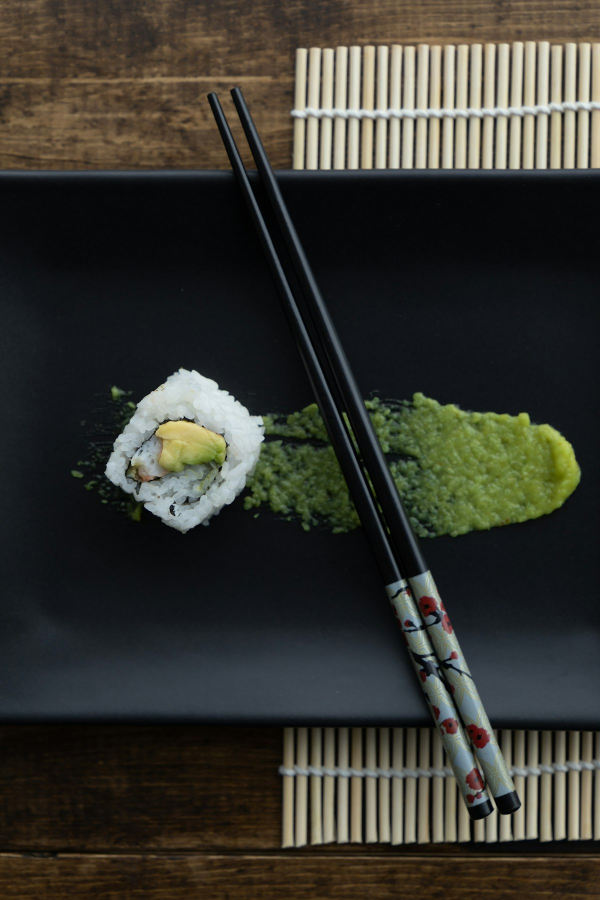
#> input picture sushi/assets/img/avocado-maki.jpg, 1200 x 1800 px (shown at 1/2 size); its folder holds only this picture in this run
$ python make-art.py
#> lines starting #> are read from the running program, lines starting #| are printed output that depends on the picture
#> in auto_cutout, im is the input picture: PIL image 1200x1800 RGB; mean R, G, B 54.7, 54.4, 47.3
"""Generate the composited art assets for the sushi app.

Two jobs:
  1. Cut EVERY dish photograph out of its background with a soft, subject-
     centred falloff and settle its colour onto the washi, so a photo dissolves
     into the paper instead of sitting on it as a rectangle. This runs over
     `assets/img/*.jpg` automatically — drop a new photo in, re-run, done.
  2. Synthesise the sumi-e furniture — paper grain and the dry-brush ink
     strokes — from value noise, which reads far more like real ink than any
     smooth vector path would.

Usage:
    python3 -m venv .venv && .venv/bin/pip install numpy pillow
    .venv/bin/python tools/make-art.py

Stop the Metro dev server first: it watches `assets/` and will read a PNG
mid-write, then cache `Error: Empty file` against it until restarted.
"""

import glob
import os

import numpy as np
from PIL import Image, ImageFilter

ROOT = os.path.dirname(os.path.dirname(os.path.abspath(__file__)))
OUT = os.path.join(ROOT, "assets", "img")
CUT = os.path.join(OUT, "cut")
MANIFEST = os.path.join(ROOT, "data", "images.ts")

# The washi the cut-outs land on. Edges are graded towards this, which is what
# stops a dark photograph leaving a grey bruise as it fades.
PAPER = np.array([0xE6, 0xDF, 0xD1], np.float32)

RNG = np.random.default_rng(7)


def smoothstep(a, b, x):
    t = np.clip((x - a) / (b - a), 0.0, 1.0)
    return t * t * (3.0 - 2.0 * t)


def value_noise(h, w, octaves=6, base=4, gain=0.55):
    """Fractal value noise in [0, 1]."""
    total = np.zeros((h, w), np.float32)
    amp, norm = 1.0, 0.0
    for o in range(octaves):
        res = base * 2**o
        grid = RNG.random((res + 1, res + 1)).astype(np.float32)
        layer = np.asarray(
            Image.fromarray((grid * 255).astype(np.uint8)).resize((w, h), Image.BICUBIC),
            np.float32,
        ) / 255.0
        total += layer * amp
        norm += amp
        amp *= gain
    return total / norm


def elliptical_alpha(h, w, cx, cy, rx, ry, inner=0.45, rot=0.0):
    """Soft-edged ellipse mask, `inner`..1 of the radius is the falloff band."""
    ys, xs = np.mgrid[0:h, 0:w].astype(np.float32)
    nx = (xs - cx * w) / (rx * w)
    ny = (ys - cy * h) / (ry * h)
    if rot:
        c, s = np.cos(rot), np.sin(rot)
        nx, ny = nx * c - ny * s, nx * s + ny * c
    d = np.sqrt(nx**2 + ny**2)
    return 1.0 - smoothstep(inner, 1.0, d)


def subject_box(im, probe=192):
    """Locate the food in a photo and return (cx, cy, rx, ry) in 0..1 units.

    No model involved. Two cheap cues agree on where a plated dish is:
    distance from the backdrop colour (sampled from the frame's border), and
    local detail — food is textured, studio backdrops are smooth. Their product
    is blurred into a saliency field, and the ellipse is that field's weighted
    centroid and spread.

    This exists so the falloff is centred on the dish rather than on the middle
    of the frame. A fixed centred ellipse crops the subject off any photo that
    isn't perfectly composed, which is most of them.
    """
#> called with probe = 192
    small = im.convert("RGB").resize((probe, probe), Image.BILINEAR)
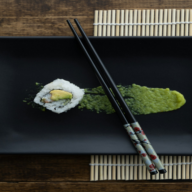
#> small: PIL image 192x192 RGB; mean R, G, B 54.7, 54.4, 47.3
    px = np.asarray(small, np.float32) / 255.0
    h = w = probe

    # Backdrop colour: median of a border band, which is nearly always backdrop.
    band = max(4, probe // 16)
    edge = np.concatenate(
        [
            px[:band].reshape(-1, 3),
            px[-band:].reshape(-1, 3),
            px[:, :band].reshape(-1, 3),
            px[:, -band:].reshape(-1, 3),
        ]
    )
    backdrop = np.median(edge, axis=0)
#> backdrop = [0.208, 0.157, 0.122]

    dist = np.sqrt(((px - backdrop) ** 2).sum(axis=2) / 3.0)

    grey = px.mean(axis=2)
    blurred = np.asarray(
        Image.fromarray((grey * 255).astype(np.uint8)).filter(ImageFilter.GaussianBlur(2.5)),
        np.float32,
    ) / 255.0
    detail = np.abs(grey - blurred)

    def norm(x):
        lo, hi = np.percentile(x, 2), np.percentile(x, 98)
#> lo = 0.0301; hi = 0.617
        return np.clip((x - lo) / max(hi - lo, 1e-5), 0, 1)
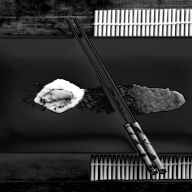
#> returned value: shape (192, 192) float32; min 0, max 1, mean 0.206

    sal = 0.62 * norm(dist) + 0.38 * norm(detail)
    sal = np.asarray(
        Image.fromarray((sal * 255).astype(np.uint8)).filter(
            ImageFilter.GaussianBlur(probe * 0.045)
        ),
        np.float32,
    ) / 255.0

    # Keep only the confident half, so the spread describes the dish and not a
    # gradient in the backdrop.
    sal = np.clip(sal - np.percentile(sal, 55), 0, None)
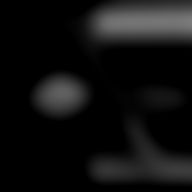
#> sal: shape (192, 192) float32; min 0, max 0.478, mean 0.0655
    total = sal.sum()
#> total = 2414.6
    if total < 1e-4:
        return 0.5, 0.5, 0.46, 0.46

    ys, xs = np.mgrid[0:h, 0:w].astype(np.float32)
    cx = float((sal * xs).sum() / total) / w
#> cx = 0.667
    cy = float((sal * ys).sum() / total) / h
#> cy = 0.361
    sx = float(np.sqrt((sal * (xs / w - cx) ** 2).sum() / total))
#> sx = 0.216
    sy = float(np.sqrt((sal * (ys / h - cy) ** 2).sum() / total))
#> sy = 0.307

    # 2.2 standard deviations covers the dish with room for its shadow. The
    # clamps stop a very flat or very peaked saliency field from producing a
    # mask that either swallows the frame or shrink-wraps one highlight.
    return (
        min(max(cx, 0.34), 0.66),
        min(max(cy, 0.34), 0.66),
        min(max(2.2 * sx, 0.34), 0.56),
        min(max(2.2 * sy, 0.34), 0.56),
    )


def auto_cutout(src, dst, width=1000, inner=0.52, ragged=0.12, settle=0.72):
    """Feather a photograph onto the washi and write a transparent PNG.

    Three things happen, and all three are needed before a photo stops reading
    as a pasted rectangle:

      * the falloff is an ellipse placed by `subject_box`, so the dish stays
        sharp and only its surroundings dissolve;
      * the edge is roughened with low-frequency noise, so it ends like a wash
        rather than on a perfect oval;
      * the colour is graded towards the paper as the alpha drops (`settle`).
        Without this a dark photo fades through grey and leaves a bruise on the
        cream — the fade has to lose its colour as well as its opacity.
    """
    im = Image.open(os.path.join(OUT, src)).convert("RGB")
    cx, cy, rx, ry = subject_box(im)
#> cx = 0.66; cy = 0.361; rx = 0.476; ry = 0.56

    scale = width / im.width
    im = im.resize((width, max(1, round(im.height * scale))), Image.LANCZOS)
#> im: PIL image 1000x1500 RGB
    w, h = im.size

    a = elliptical_alpha(h, w, cx, cy, rx, ry, inner)
    if ragged:
        n = value_noise(h, w, octaves=4, base=3)
        a = np.clip(a * (1.0 - ragged + ragged * 2 * n), 0.0, 1.0)
    a = np.asarray(
        Image.fromarray((a * 255).astype(np.uint8)).filter(ImageFilter.GaussianBlur(w * 0.010)),
        np.float32,
    ) / 255.0

    rgb = np.asarray(im, np.float32)
    mix = (1.0 - a[..., None]) * settle
    rgb = rgb * (1.0 - mix) + PAPER * mix

    out = Image.fromarray(
        np.dstack([rgb.astype(np.uint8), (a * 255).astype(np.uint8)]), "RGBA"
    )
    # Trim fully transparent margin: screens stretch these to a fixed box, so
    # dead space around the ink silently shrinks the subject.
    box = out.getchannel("A").point(lambda v: 255 if v > 4 else 0).getbbox()
#> box = (201, 0, 1000, 1350)
    if box:
        out = out.crop(box)
#> out: PIL image 799x1350 RGBA
    out.save(dst, optimize=True)
    return out.size


def cut_every_photo():
    """Regenerate a cut-out for every dish photograph, and the module that
    hands both the photos and the cut-outs to the app.

    The manifest is generated because React Native's `require` has to be a
    static literal — a new photo would otherwise need a hand-written import
    before the app could see it. Drop in a .jpg, re-run, and it is wired up.
    """
    os.makedirs(CUT, exist_ok=True)
    names = sorted(
        os.path.splitext(os.path.basename(p))[0] for p in glob.glob(os.path.join(OUT, "*.jpg"))
    )
    if not names:
        print("no photographs in", OUT)
        return

    for name in names:
        size = auto_cutout(f"{name}.jpg", os.path.join(CUT, f"{name}.png"))
        print(f"  cut/{name}.png", size)
#|   cut/avocado-maki.png (799, 1350)

    lines = [
        "// GENERATED by tools/make-art.py — do not edit by hand.",
        "//",
        "// Every dish photograph, plus the feathered cut-out of it used as a",
        "// detail-screen hero. Re-run the script after adding a photograph.",
        "",
        "export const photos = {",
        *[f"  '{n}': require('../assets/img/{n}.jpg')," for n in names],
        "} as const;",
        "",
        "export const cutouts = {",
        *[f"  '{n}': require('../assets/img/cut/{n}.png')," for n in names],
        "} as const;",
        "",
        "export type PhotoKey = keyof typeof photos;",
        "",
    ]
    with open(MANIFEST, "w") as fh:
        fh.write("\n".join(lines))
    print(f"  {os.path.relpath(MANIFEST, ROOT)} ({len(names)} photographs)")


def paper_grain(name="paper-grain.png", size=600):
    """Warm speckle + fibre for the washi background. Black at low alpha."""
#> called with name = 'paper-grain.png', size = 600
    speck = RNG.random((size, size)).astype(np.float32)
    speck = np.asarray(
        Image.fromarray((speck * 255).astype(np.uint8)).filter(ImageFilter.GaussianBlur(0.6)),
        np.float32,
    ) / 255.0
    fibre = value_noise(size, size, octaves=5, base=6)
    a = np.clip((speck * 0.55 + fibre * 0.45 - 0.42) * 2.4, 0.0, 1.0) * 46
    rgb = np.zeros((size, size, 3), np.uint8)
    rgb[..., 0], rgb[..., 1], rgb[..., 2] = 92, 78, 58
    Image.fromarray(np.dstack([rgb, a.astype(np.uint8)]), "RGBA").save(
        os.path.join(OUT, name), optimize=True
    )
#> a: shape (600, 600) float32
    print(name)


def stretched_noise(h, w, squash, base=3, octaves=5):
    """Value noise squashed along x, so its features run with the bristles."""
    n = value_noise(h, w, octaves=octaves, base=base)
    return np.asarray(
        Image.fromarray((n * 255).astype(np.uint8))
        .resize((max(6, int(w / squash)), h), Image.BICUBIC)
        .resize((w, h), Image.BICUBIC),
        np.float32,
    ) / 255.0


def brush_stroke(
    name, size, angle, thickness, tail=0.55, streaks=0.55, wobble_amp=0.68, colour=(20, 18, 16)
):
    """A single dry-brush sumi-e sweep, rendered as a transparent PNG.

    Built in stroke space (u along the stroke, v across it). The edge is not
    faded — it is *thresholded* against lengthwise noise, which is what makes
    it read as bristles catching on paper rather than as a blurred bar.
    """
    w, h = size
    ys, xs = np.mgrid[0:h, 0:w].astype(np.float32)
    x = xs / w * 2 - 1
    y = ys / h * 2 - 1
    c, s = np.cos(angle), np.sin(angle)
    u = x * c + y * s  # along the stroke
    v = -x * s + y * c  # across it

    fine = stretched_noise(h, w, 30.0, base=6, octaves=5)  # individual bristles
    mid = stretched_noise(h, w, 9.0, base=3, octaves=4)  # ink load along the sweep
    wobble = stretched_noise(h, w, 5.0, base=6, octaves=4)  # torn edge

    # The loaded brush swells mid-sweep, lifts off at the ends, and its edge
    # wanders — no plateau, so the noise below can bite into it everywhere.
    half = thickness * (0.44 + 0.56 * np.clip(1.0 - (u * 0.78) ** 2, 0, 1) ** 0.4)
    half *= (1.0 - wobble_amp) + 2 * wobble_amp * wobble
    edge = np.clip(1.0 - np.abs(v) / np.maximum(half, 1e-3), 0, 1) ** 0.5
    ends = np.clip(1.0 - np.abs(u) / 0.99, 0, 1) ** 0.3

    # Density falls off along the stroke as the brush runs dry.
    dry = smoothstep(-0.35, 1.0, u) * tail
    ink = edge * ends * (1.0 - 0.62 * dry) * (0.70 + 0.55 * (mid - 0.5))

    # Cut the ink against bristle noise: where the paper wins, the stroke skips.
    # The transition is deliberately near-binary — a soft ramp here is what made
    # earlier passes look like a blurred bar instead of ink on paper.
    cut = 0.20 + streaks * (0.62 * fine + 0.30 * mid) + 0.55 * dry * (1.0 - fine)
    a = smoothstep(0.0, 0.012, ink - cut * 0.62)
    a = np.clip(a * (0.74 + 0.26 * mid), 0, 1)

    a = np.asarray(
        Image.fromarray((a * 255).astype(np.uint8)).filter(ImageFilter.GaussianBlur(0.5)),
        np.float32,
    )
    rgb = np.zeros((h, w, 3), np.uint8)
    for i, ch in enumerate(colour):
        rgb[..., i] = ch
    img = Image.fromarray(np.dstack([rgb, a.astype(np.uint8)]), "RGBA")
    # Trim to the ink. Callers stretch these to fixed boxes, so any
    # transparent margin left in the file silently shrinks the stroke.
    box = img.getchannel("A").point(lambda v: 255 if v > 6 else 0).getbbox()
    if box:
        img = img.crop(box)
    img.save(os.path.join(OUT, name), optimize=True)
    print(name, img.size)


def ink_wash(name="ink-wash.png", size=(820, 820)):
    """The enso behind the onboarding wordmark: one turn of a loaded brush,
    thinning as it comes round and leaving the traditional gap."""
#> called with name = 'ink-wash.png', size = (820, 820)
    w, h = size
    ys, xs = np.mgrid[0:h, 0:w].astype(np.float32)
    nx = (xs / w) * 2 - 1
    ny = (ys / h) * 2 - 1
    r = np.sqrt(nx**2 + ny**2)
    theta = np.arctan2(ny, nx)  # -pi..pi
#> ny: shape (820, 820) float32

    n = value_noise(h, w, octaves=6, base=4)
    wobble = value_noise(h, w, octaves=3, base=3)

    # The stroke thins as the brush travels and lifts off near the opening.
    travel = (theta + np.pi) / (2 * np.pi)
    load = 0.55 + 0.45 * np.cos(travel * 2 * np.pi * 0.85)
    gap = smoothstep(0.02, 0.13, np.abs(theta - 2.2)) * smoothstep(0.02, 0.13, np.abs(theta + 4.08))

    radius = 0.74 + 0.05 * (wobble - 0.5)
    band = 1.0 - smoothstep(0.0, 0.16 * load, np.abs(r - radius))
    a = np.clip(band * gap * (0.45 + 0.85 * n) - 0.10, 0, 1)
    a = np.asarray(
        Image.fromarray((a * 190).astype(np.uint8)).filter(ImageFilter.GaussianBlur(3.5)),
        np.float32,
    )
    rgb = np.zeros((h, w, 3), np.uint8)
    rgb[..., 0], rgb[..., 1], rgb[..., 2] = 52, 50, 47
    Image.fromarray(np.dstack([rgb, a.astype(np.uint8)]), "RGBA").save(
        os.path.join(OUT, name), optimize=True
    )
#> a: shape (820, 820) float32
    print(name)


def mountain(name="ink-mountain.png", size=(1000, 760)):
    """A sumi-e ridge line: three receding layers of wash, each dark along its
    own ridge and fading downward, broken by bands of mist.

    Drawn procedurally rather than as vector paths — a filled SVG ridge reads
    as a paper cut-out no matter how the curve is shaped, because what makes it
    a mountain is the texture and the fade, not the outline.
    """
#> called with name = 'ink-mountain.png', size = (1000, 760)
    w, h = size
    ys, xs = np.mgrid[0:h, 0:w].astype(np.float32)
    y01 = ys / h

    layers = [
        # (peak x, peak height, base y, spread, ink, jag, falloff)
        (0.62, 0.62, 0.94, 0.44, 0.42, 0.16, 3.4),
        (0.87, 0.46, 0.96, 0.30, 0.30, 0.13, 4.2),
        (0.42, 0.36, 1.00, 0.38, 0.55, 0.10, 5.0),
    ]

    x01 = xs[0] / w
    out = np.zeros((h, w), np.float32)
    for i, (px, ph, base, spread, ink, jag, falloff) in enumerate(layers):
        # Ridge profile: a broad peak, then two octaves of roughening so the
        # skyline breaks into subsidiary crags instead of one clean bell.
        # (The profile is sampled from a *tall* noise field — asking for a
        # single-row field averages the grid away and hands back a flat line.)
        hump = np.exp(-(((x01 - px) / spread) ** 2) * 2.4) ** 0.7
        coarse = value_noise(16, w, octaves=5, base=5 + i * 2)[8]
        fine = value_noise(16, w, octaves=6, base=14 + i * 5)[8]
        ridge = base - ph * hump
        ridge += jag * hump * ((coarse - 0.5) * 1.15 + (fine - 0.5) * 0.55)
        ridge = np.tile(ridge, (h, 1))

        below = smoothstep(-0.003, 0.008, y01 - ridge)
        # Ink pools along the ridge and washes out down the slope; the vertical
        # streaking is what keeps the face from looking like flat grey fill.
        wash = np.exp(-(y01 - ridge) * falloff)
        grain = value_noise(h, w, octaves=6, base=4 + i)
        streak = stretched_noise(h, w, 0.14, base=7 + i, octaves=5)
        out += below * np.clip(wash, 0, 1) * (0.30 + 0.60 * grain + 0.45 * streak) * ink
#> out: shape (760, 1000) float32
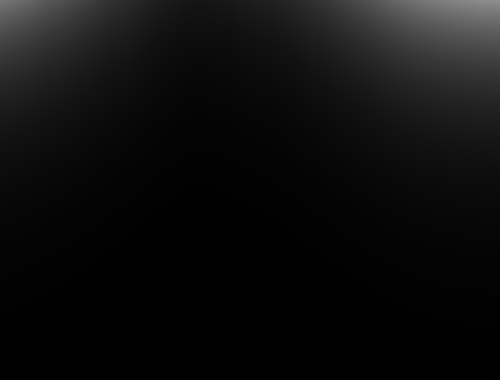
#> wash: shape (760, 1000) float32 (shown at 1/2 size); min 0.148, max 142.8, mean 14.1

    # Mist: two soft horizontal bands that lift the ink back off the paper.
    drift = value_noise(h, w, octaves=4, base=3)
    for centre, thick, strength in ((0.66, 0.055, 0.85), (0.80, 0.075, 0.7)):
        band = np.exp(-(((y01 - centre) / thick) ** 2))
        out *= 1.0 - strength * band * (0.45 + 0.55 * drift)

    # Fade the sheet's own edges out. Without this the mist bands terminate on
    # the bitmap boundary and the wash reads as a pasted rectangle.
    out *= (
        smoothstep(0.0, 0.16, x01)  # broadcasts across rows
        * smoothstep(0.0, 0.10, 1.0 - x01)
        * smoothstep(0.0, 0.12, 1.0 - y01)
    )

    a = np.clip(out, 0, 1) ** 0.9 * 255
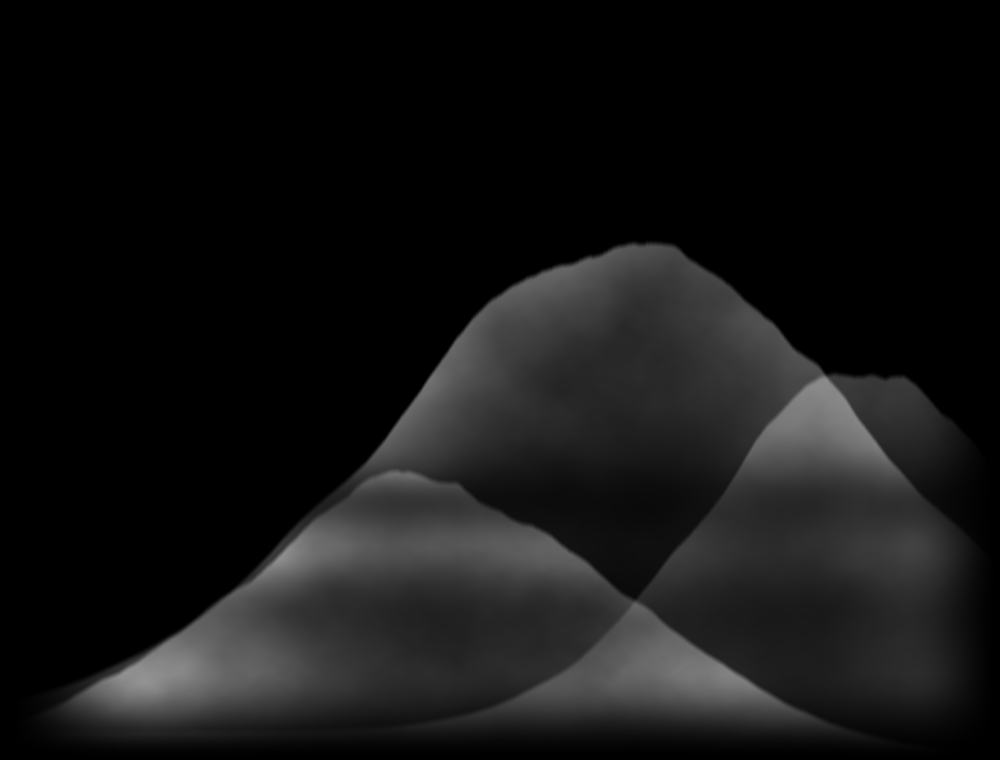
#> out: shape (760, 1000) float32; min 0, max 0.577, mean 0.08
    a = np.asarray(
        Image.fromarray(a.astype(np.uint8)).filter(ImageFilter.GaussianBlur(1.2)), np.float32
    )
    rgb = np.zeros((h, w, 3), np.uint8)
    rgb[..., 0], rgb[..., 1], rgb[..., 2] = 45, 44, 41
    Image.fromarray(np.dstack([rgb, a.astype(np.uint8)]), "RGBA").save(
        os.path.join(OUT, name), optimize=True
    )
#> a: shape (760, 1000) float32
    print(name, (w, h))
#| ink-mountain.png (1000, 760)


if __name__ == "__main__":
    print("photographs →")
    cut_every_photo()

    print("ink →")
    paper_grain()
    ink_wash()
    mountain()
    # The big diagonal sweep behind the detail-screen hero: dry and streaky,
    # so the paper shows through in tracks the way a lifting brush leaves it.
    brush_stroke("ink-brush-wide.png", (1000, 620), -0.30, 0.50, tail=0.78, streaks=0.86)
#> after the loop in value_noise (call 20), `for o in range(octaves):`:
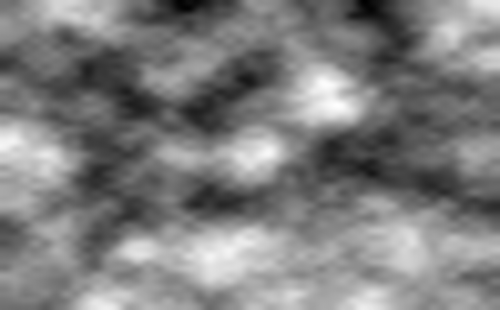
#> total: shape (620, 1000) float32 (shown at 1/2 size); min 0.205, max 1.85, mean 1.02; drawn with min black and max white
#> in brush_stroke, `img = Image.fromarray(np.dstack([rgb, a.astype(np.uint8)]), "RGBA")`:
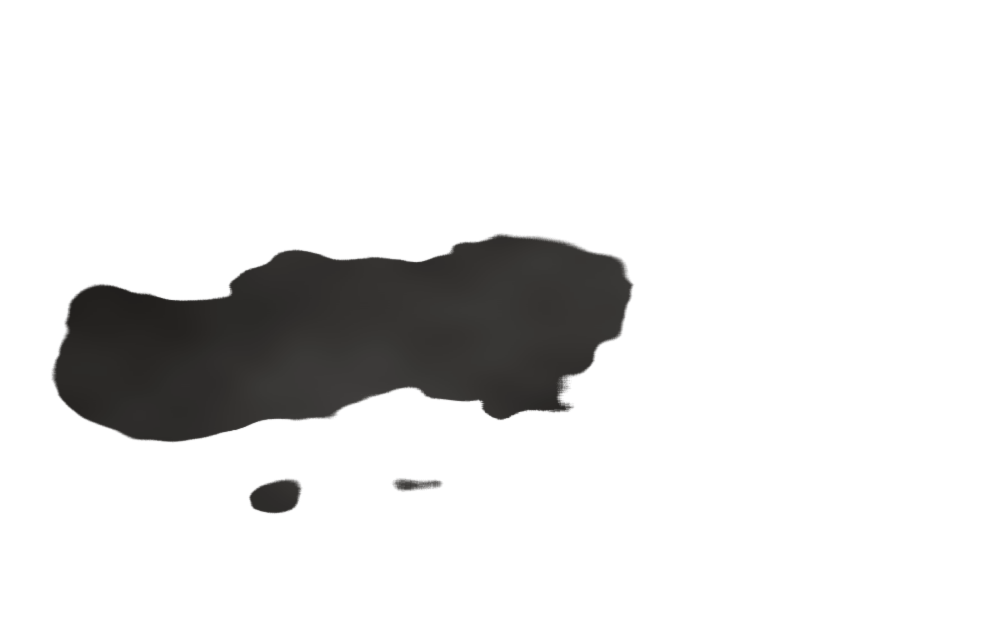
#> img: PIL image 1000x620 RGBA; mean R, G, B, A 20, 18, 16, 29.8; transparent parts drawn white
#> in brush_stroke, `box = img.getchannel("A").point(lambda v: 255 if v > 6 else 0).getbbox()`: box = (51, 233, 635, 514)
#| ink-brush-wide.png (584, 281)
    # The near-solid slab the quantity stepper sits on — barely any wobble, or
    # it stops reading as a bar and starts reading as a puddle.
    brush_stroke("ink-brush-pill.png", (900, 200), 0.02, 0.96, tail=0.12, streaks=0.18,
                 wobble_amp=0.10)
#| ink-brush-pill.png (884, 185)
    # The short terracotta rule under the dish name.
    brush_stroke("ink-underline.png", (600, 90), 0.0, 0.42, tail=0.46, streaks=0.60,
                 wobble_amp=0.5, colour=(178, 74, 47))
#| ink-underline.png (496, 38)
    # The vermilion stamp block behind the menu header's kana.
    brush_stroke("ink-stamp.png", (280, 760), 1.5708, 0.94, tail=0.08, streaks=0.20,
                 wobble_amp=0.2, colour=(172, 78, 44))
#| ink-stamp.png (272, 739)
